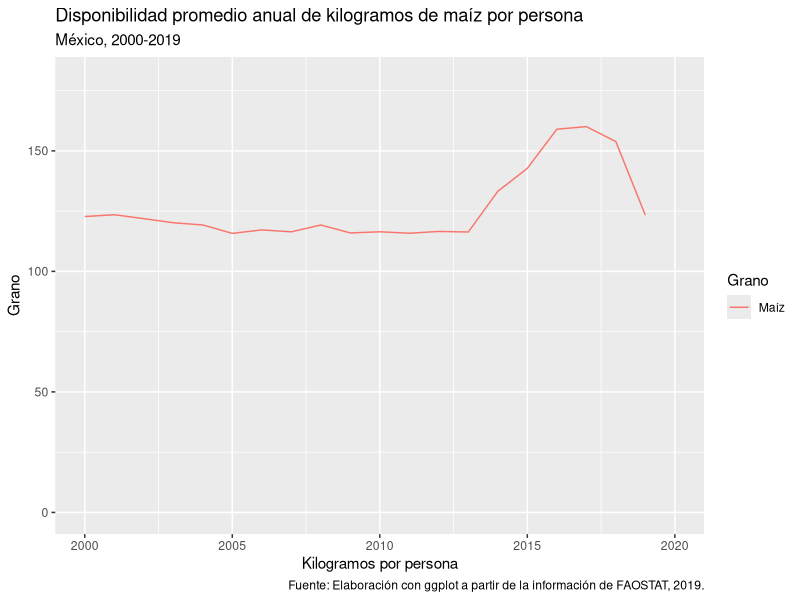

Generate this figure with R:
# Líneas
library(readr)
library(dplyr)
library(ggplot2)
granos.mexico <- read_csv(file = "input/data/CSV_files/granos_mexico.csv",
                   col_names = TRUE)
legend <- "Fuente: Elaboración con ggplot a partir de la información de FAOSTAT, 2019."
granos.mex <- granos.mexico %>% filter(Grano == "Maíz") %>% 
ggplot(data = . , mapping = aes(x = Año, y = Kilogramos)) + 
        geom_line(mapping = aes(group = Grano, colour = Grano)) +
        ylim(0, 180) + xlim(2000,2020) +
        labs(title = "Disponibilidad promedio anual de kilogramos de maíz por persona",  
             subtitle = "México, 2000-2019",
             x = "Kilogramos por persona", 
             y = "Grano",
             caption = legend)
ggsave(filename = "granos_maiz_mex.jpg", plot = granos.mex, device = "jpeg", 
       path = "output/img/", dpi = "print")
